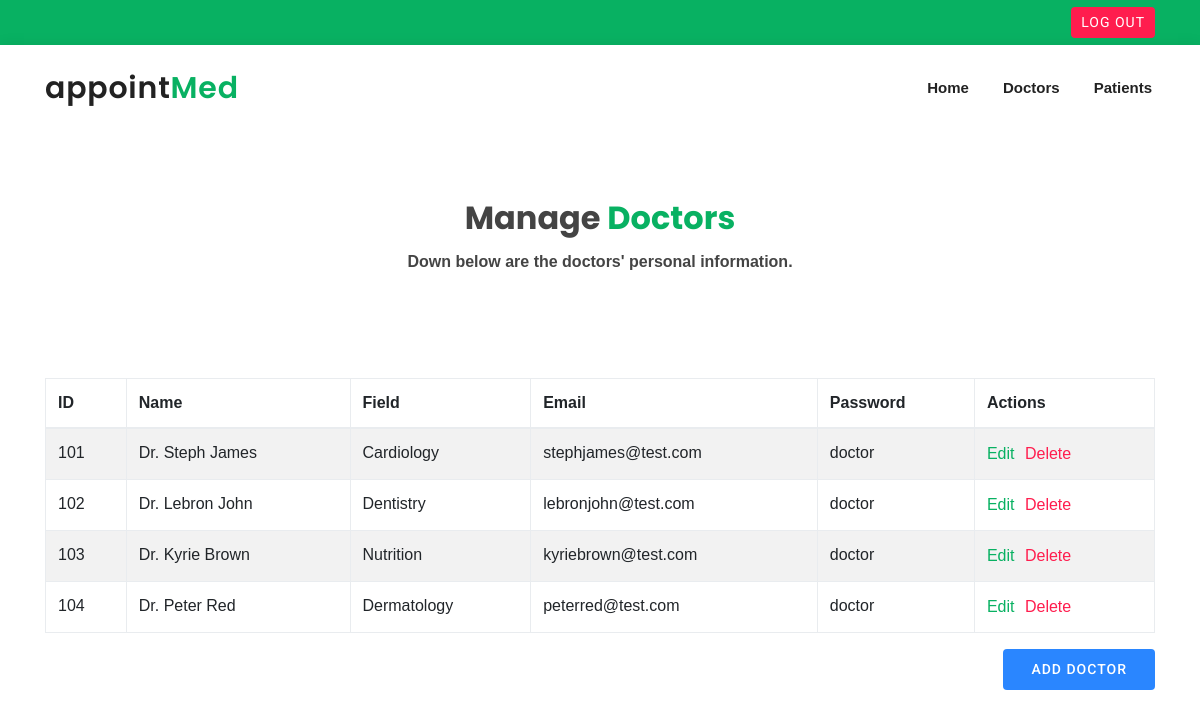
The page /admin/admin-doctor.php (signed in) on the database its author committed.
### tables this page shows
CREATE TABLE `doctor` (
  `id` int(11) NOT NULL,
  `name` varchar(255) NOT NULL,
  `Field` varchar(255) NOT NULL,
  `Email` varchar(255) NOT NULL,
  `Pass` varchar(255) NOT NULL
);

### admin/oop/db_connect.php (called while the page is built, shortened)
<?php
class DbConnection{
    public $host = 'localhost';
    public $username = 'root';
    public $password = '';
    public $database = 'appointmed_db';
    protected $connection;
    public function __construct(){
        if (!isset($this->connection)) {
            $this->connection = new mysqli($this->host, $this->username, $this->password, $this->database);
        }
        return $this->connection;
    }
}
?>

### admin/oop/doctor_function.php (called while the page is built, shortened)
<?php
    include_once('db_connect.php');
    class Doctor extends DbConnection{
    public function displayDoctor(){
        $sql = "SELECT * FROM doctor ORDER BY id";
        $result = mysqli_query($this->connection, $sql);
        return $result;
    }
}
?>

### admin/admin-doctor.php (the view, shortened to what this page needs)
<?php
  include 'oop/doctor_function.php';
  $user = new Doctor();
?>
<!DOCTYPE html>
<html>
<head>
    <link rel="stylesheet" href="https://stackpath.bootstrapcdn.com/bootstrap/4.5.0/css/bootstrap.min.css">
    <link rel="stylesheet" href="https://maxcdn.bootstrapcdn.com/font-awesome/4.7.0/css/font-awesome.min.css">
  	<link href="assets/vendor/bootstrap/css/bootstrap.min.css" rel="stylesheet">
  	<link href="assets/vendor/bootstrap-icons/bootstrap-icons.css" rel="stylesheet">
  	<link href="assets/vendor/boxicons/css/boxicons.min.css" rel="stylesheet">
  	<link href="assets/css/admin.css?v=<?php echo time(); ?>" rel="stylesheet">
</head>
<body>
<?php include "section/header.php" ?>
<section id="appointment" class="d-flex">
		<div class="container">
		<div class="section-appointment">
			<h3>Manage <span>Doctors</span></h3>
			<p>Down below are the doctors' personal information.</p>
			</div>
		</div>
		</section>
    <div class="container-xl">
    <div class="table-responsive">
        <div class="table-wrapper">
            <table class="table table-striped table-hover table-bordered">
                <thead>
                    <tr>
                        <th>ID</th>
                        <th>Name </th>
                        <th>Field</th>
                        <th>Email </th>
                        <th>Password</th>
                        <th>Actions</th>
                    </tr>
                </thead>
                <tbody>
                <?php
                    $result = $user->displayDoctor();
                    while($data = mysqli_fetch_assoc($result)){
                         if($data['id'] > 1){
                         ?>
                        <tr>
                        <form method="post">
                        <td><?php echo $data['id'] ?></td>
                        <td><?php echo $data['name'] ?></td>
                        <td><?php echo $data['Field'] ?></td>
                        <td><?php echo $data['Email'] ?></td>
                        <td><?php echo $data['Pass'] ?></td>
                        <td>
                            <a href="doctor-edit.php?id=<?php echo $data["id"]; ?>">Edit</a>
                            <input type="submit" formmethod="post" name="delete" value="Delete" onclick="return confirm('Are you sure you want to delete doctor?')">
                        </td>
                        </form>
                        </tr>
                        <?php }; ?>
                        <?php }; ?>
                    </tbody>
                </table>
            </div>
        </div>
        <div class="d-flex justify-content-end">
          <a href="doctor-add.php" class="btn-appoint">Add Doctor</a>
        </div>
    </div>
</body>
</html>

### admin/section/header.php (shortened to what this page needs)
  <section id="topbar" class="d-flex align-items-center">
    <div class="container d-flex justify-content-center justify-content-md-between">
      <div class="button d-flex align-content-center">
        <div class="d-flex">
          <a href="oop/admin_logout.php" class="btn-logout" onclick="return confirm('Are you sure you want to log out?')">Log Out</a>
        </div>
      </div>
      </div>
  </section>
<header id="header" class="d-flex align-items-center">
    <div class="container d-flex align-items-center justify-content-between">
      <h1 class="logo"><a href="#">appoint<span>Med</span></a></h1>
      <nav id="navbar" class="navbar">
        <ul>
          <li><a class="nav-link scrollto" href="admin-index.php">Home</a></li>
          <li><a class="nav-link scrollto" href="admin-doctor.php">Doctors</a></li>
          <li><a class="nav-link scrollto" href="admin-patient.php">Patients</a></li>
        </ul>
      </nav>
    </div>
  </header>

### admin/assets/css/admin.css (style rules this page uses)
body { font-family: "Montserrat", sans-serif; color: #444444; }
a { color: #08b162; text-decoration: none; }
h1, h2, h3, h4, h5, h6 { font-family: "Poppins", sans-serif; }
#topbar { background:#08b162; height: 45px; font-size: 14px; transition: all 0.5s; color: #fff; padding: 0; }
#topbar .button .btn-logout { font-family: "Roboto", sans-serif; text-transform: uppercase; font-weight: 400; font-size: 14px; letter-spacing: 1px; display: inline-block; padding: 5px 5px; border-radius: 4px; transition: 0.5s; color: rgb(255, 255, 255); padding-right: 10px; padding-left: 10px; background: #ff1d4e; }
#header { background: #fff; transition: all 0.5s; z-index: 997; height: 86px; box-shadow: 0px 2px 15px rgba(0, 0, 0, 0.1); }
#header .logo { font-size: 30px; margin: 0; padding: 0; line-height: 1; font-weight: 600; letter-spacing: 0.8px; font-family: "Poppins", sans-serif; }
#header .logo a { color: #222222; }
#header .logo a span { color: #08b162; }
.navbar { padding: 0; }
.navbar ul { margin: 0; padding: 0; display: flex; list-style: none; align-items: center; }
.navbar li { position: relative; }
.navbar > ul > li { white-space: nowrap; padding: 10px 0 10px 28px; }
.navbar a { display: flex; align-items: center; justify-content: space-between; padding: 0 3px; font-size: 15px; font-weight: 600; color: #222222; white-space: nowrap; transition: 0.3s; position: relative; }
.navbar > ul > li > a:before { content: ""; position: absolute; width: 100%; height: 2px; bottom: -6px; left: 0; background-color: #08b162; visibility: hidden; width: 0px; transition: all 0.3s ease-in-out 0s; }
#appointment { width: 100%; background: white top left; background-size: cover; position: relative; }
section { padding: 74px 0; overflow: hidden; }
.section-appointment { text-align: center; padding-bottom: 30px; margin-top:-20px; }
.section-appointment h3 { margin: 15px 0 0 0; font-size: 32px; font-weight: 700; }
.section-appointment h3 span { color: #08b162; }
.section-appointment p { margin: 15px auto 0 auto; font-weight: 600; }
input { background-color: Transparent; background-repeat:no-repeat; border: none; cursor:pointer; overflow: hidden; outline:none; color:#ff1d4e; }
.btn-appoint { font-family: "Roboto", sans-serif; text-transform: uppercase; font-weight: 500; font-size: 14px; letter-spacing: 1px; display: inline-block; padding: 10px 28px; border-radius: 4px; transition: 0.5s; color: #fff; background: #2a86ff; }

### rows shown on the page
doctor: id "101", name "Dr. Steph James", Field "Cardiology", Email "stephjames@test.com", Pass "doctor"
doctor: id "102", name "Dr. Lebron John", Field "Dentistry", Email "lebronjohn@test.com", Pass "doctor"
doctor: id "103", name "Dr. Kyrie Brown", Field "Nutrition", Email "kyriebrown@test.com", Pass "doctor"
doctor: id "104", name "Dr. Peter Red", Field "Dermatology", Email "peterred@test.com", Pass "doctor"
